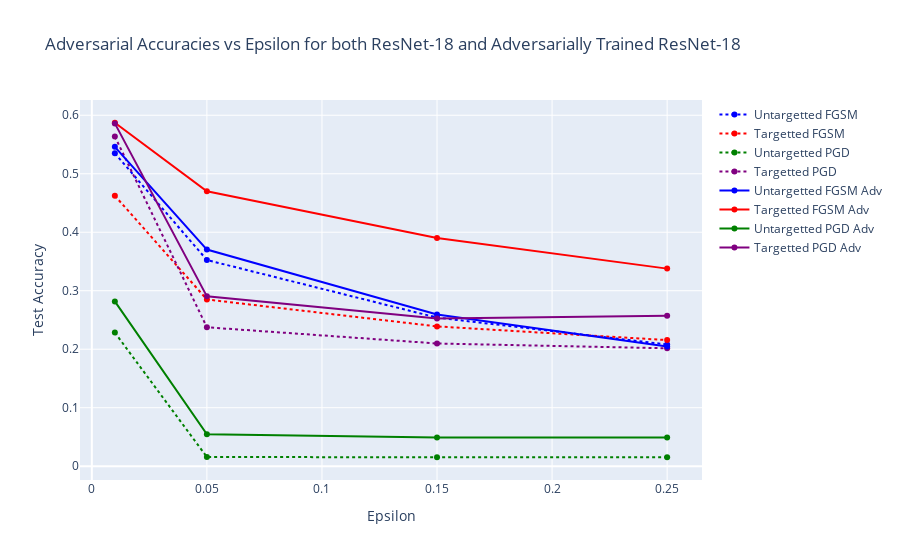

Notebook source saved alongside this figure:
### Code cell
# now plot the 4 adverarially trained models and the clean model one with dotted lines one with non-dotted lines
fig = go.Figure()
fig.add_trace(go.Scatter(x=[0.01,0.05, 0.15, 0.25], y=U_FGSM_ACC, mode='lines+markers', name='Untargetted FGSM', line=dict(color='blue',dash='dot')))
fig.add_trace(go.Scatter(x=[0.01,0.05, 0.15, 0.25], y=T_FGSM_ACC, mode='lines+markers', name='Targetted FGSM', line=dict(color='red',dash='dot')))
fig.add_trace(go.Scatter(x=[0.01,0.05, 0.15, 0.25], y=U_PGD_ACC, mode='lines+markers', name='Untargetted PGD', line=dict(color='green',dash='dot')))
fig.add_trace(go.Scatter(x=[0.01,0.05, 0.15, 0.25], y=T_PGD_ACC, mode='lines+markers', name='Targetted PGD', line=dict(color='purple',dash='dot')))
fig.add_trace(go.Scatter(x=[0.01, 0.05, 0.15, 0.25], y=U_FGSM_ACC_adv, mode='lines+markers', name='Untargetted FGSM Adv', line=dict(color='blue')))
fig.add_trace(go.Scatter(x=[0.01, 0.05, 0.15, 0.25], y=T_FGSM_ACC_adv, mode='lines+markers', name='Targetted FGSM Adv', line=dict(color='red')))
fig.add_trace(go.Scatter(x=[0.01, 0.05, 0.15, 0.25], y=U_PGD_ACC_adv, mode='lines+markers', name='Untargetted PGD Adv', line=dict(color='green')))
fig.add_trace(go.Scatter(x=[0.01, 0.05, 0.15, 0.25], y=T_PGD_ACC_adv, mode='lines+markers', name='Targetted PGD Adv', line=dict(color='purple')))
fig.update_layout(title="Adversarial Accuracies vs Epsilon for both ResNet-18 and Adversarially Trained ResNet-18", xaxis_title="Epsilon", yaxis_title="Test Accuracy")
fig.show()

### Figure 1 — Plotly figure (JSON) as saved in the notebook; plotly's stock layout.template omitted (floating-point values rounded to 4 significant figures)
{"data": [{"line": {"color": "blue", "dash": "dot"}, "mode": "lines+markers", "name": "Untargetted FGSM", "type": "scatter", "x": [0.01, 0.05, 0.15, 0.25], "y": [0.535, 0.3525, 0.2541, 0.2081]}, {"line": {"color": "red", "dash": "dot"}, "mode": "lines+markers", "name": "Targetted FGSM", "type": "scatter", "x": [0.01, 0.05, 0.15, 0.25], "y": [0.4624, 0.285, 0.239, 0.2156]}, {"line": {"color": "green", "dash": "dot"}, "mode": "lines+markers", "name": "Untargetted PGD", "type": "scatter", "x": [0.01, 0.05, 0.15, 0.25], "y": [0.2284, 0.0157, 0.0153, 0.0154]}, {"line": {"color": "purple", "dash": "dot"}, "mode": "lines+markers", "name": "Targetted PGD", "type": "scatter", "x": [0.01, 0.05, 0.15, 0.25], "y": [0.5636, 0.2375, 0.2098, 0.2016]}, {"line": {"color": "blue"}, "mode": "lines+markers", "name": "Untargetted FGSM Adv", "type": "scatter", "x": [0.01, 0.05, 0.15, 0.25], "y": [0.546, 0.3704, 0.2595, 0.2048]}, {"line": {"color": "red"}, "mode": "lines+markers", "name": "Targetted FGSM Adv", "type": "scatter", "x": [0.01, 0.05, 0.15, 0.25], "y": [0.5872, 0.4701, 0.39, 0.3378]}, {"line": {"color": "green"}, "mode": "lines+markers", "name": "Untargetted PGD Adv", "type": "scatter", "x": [0.01, 0.05, 0.15, 0.25], "y": [0.2817, 0.0547, 0.0489, 0.0489]}, {"line": {"color": "purple"}, "mode": "lines+markers", "name": "Targetted PGD Adv", "type": "scatter", "x": [0.01, 0.05, 0.15, 0.25], "y": [0.5861, 0.2904, 0.2525, 0.2571]}], "layout": {"title": {"text": "Adversarial Accuracies vs Epsilon for both ResNet-18 and Adversarially Trained ResNet-18"}, "xaxis": {"title": {"text": "Epsilon"}}, "yaxis": {"title": {"text": "Test Accuracy"}}}}
